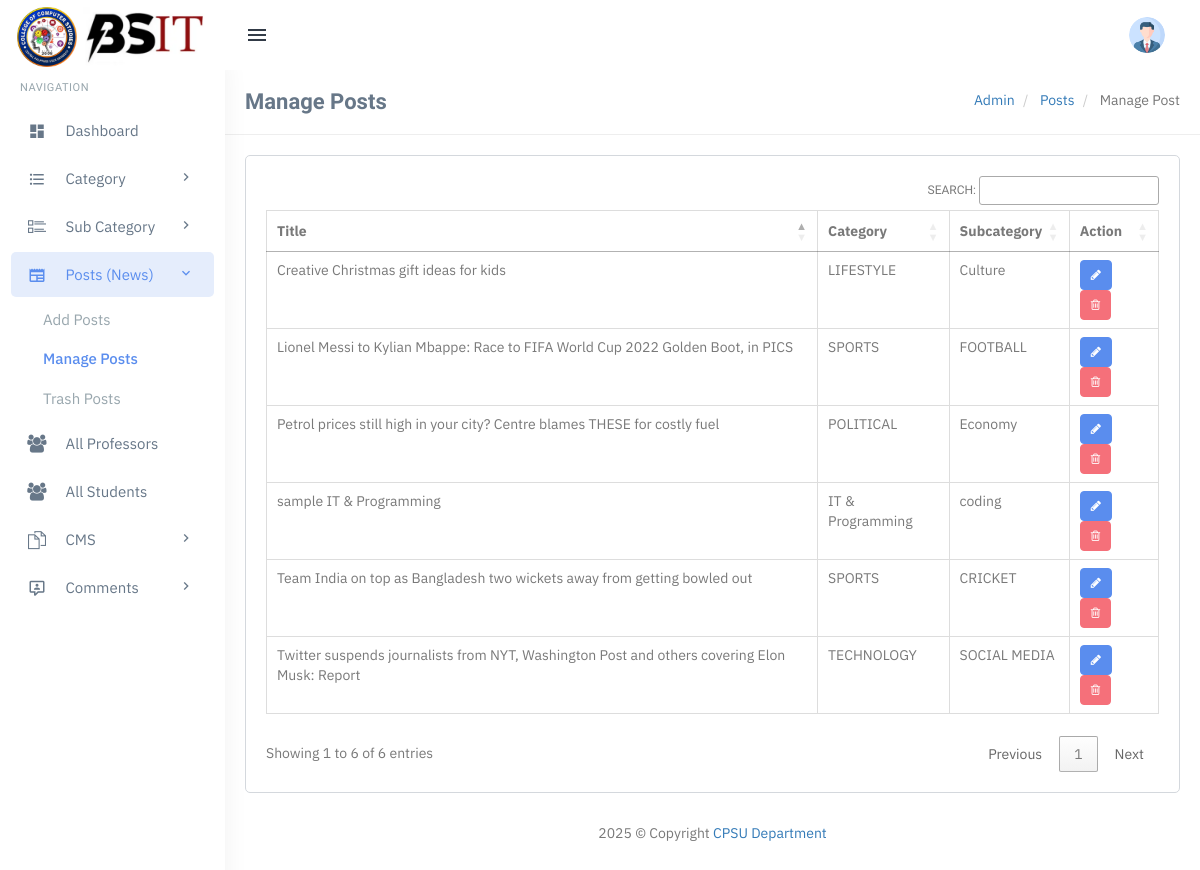
Page /admin/manage-posts.php (signed in) on the committed database.
### tables this page shows
CREATE TABLE `tblposts` (
  `id` int(11) NOT NULL,
  `PostTitle` longtext DEFAULT NULL,
  `CategoryId` int(11) DEFAULT NULL,
  `SubCategoryId` int(11) DEFAULT NULL,
  `PostDetails` longtext DEFAULT NULL,
  `PostingDate` timestamp NULL DEFAULT current_timestamp(),
  `UpdationDate` timestamp NULL DEFAULT NULL ON UPDATE current_timestamp(),
  `Is_Active` int(11) DEFAULT NULL,
  `PostUrl` mediumtext DEFAULT NULL,
  `PostImage` varchar(255) DEFAULT NULL,
  `viewCounter` int(11) DEFAULT NULL,
  `postedBy` varchar(255) DEFAULT NULL,
  `lastUpdatedBy` varchar(255) DEFAULT NULL
);

CREATE TABLE `tblcategory` (
  `id` int(11) NOT NULL,
  `CategoryName` varchar(200) DEFAULT NULL,
  `Description` mediumtext DEFAULT NULL,
  `PostingDate` timestamp NULL DEFAULT current_timestamp(),
  `UpdationDate` timestamp NULL DEFAULT NULL ON UPDATE current_timestamp(),
  `Is_Active` int(11) DEFAULT NULL
);

CREATE TABLE `tblsubcategory` (
  `SubCategoryId` int(11) NOT NULL,
  `CategoryId` int(11) DEFAULT NULL,
  `Subcategory` varchar(255) DEFAULT NULL,
  `SubCatDescription` mediumtext DEFAULT NULL,
  `PostingDate` timestamp NOT NULL DEFAULT current_timestamp(),
  `UpdationDate` timestamp NULL DEFAULT NULL ON UPDATE current_timestamp(),
  `Is_Active` int(11) DEFAULT NULL
);

### admin/manage-posts.php (the view, shortened to what this page needs)
   <?php
include('includes/config.php');
if(strlen($_SESSION['login'])==0)
  {
header('location:index.php');
}
else{
?>
     <?php include('includes/topheader.php');?>
     <?php include('includes/leftsidebar.php');?>
     <div class="content-page">
         <div class="content">
             <div class="container">
                 <div class="row">
                     <div class="col-xs-12">
                         <div class="page-title-box">
                             <h4 class="page-title">Manage Posts </h4>
                             <ol class="breadcrumb p-0 m-0">
                                 <li>
                                     <a href="#">Admin</a>
                                 </li>
                                 <li>
                                     <a href="#">Posts</a>
                                 </li>
                                 <li class="active">
                                     Manage Post
                                 </li>
                             </ol>
                             <div class="clearfix"></div>
                         </div>
                     </div>
                 </div>
                 <div class="row">
                     <div class="col-sm-12">
                         <div class="card-box">
                             <div class="table-responsive">
                                 <table class="table table-bordered" id="example">
                                     <thead>
                                         <tr>
                                             <th>Title</th>
                                             <th>Category</th>
                                             <th>Subcategory</th>
                                             <th>Action</th>
                                         </tr>
                                     </thead>
                                     <tbody>
                                         <?php
                        $query=mysqli_query($con,"select tblposts.id as postid,tblposts.PostTitle as title,tblcategory.CategoryName as category,tblsubcategory.Subcategory as subcategory from tblposts left join tblcategory on tblcategory.id=tblposts.CategoryId left join tblsubcategory on tblsubcategory.SubCategoryId=tblposts.SubCategoryId where tblposts.Is_Active=1 ");
                        $rowcount=mysqli_num_rows($query);
                        if($rowcount==0)
                        {
                        ?>
                                         <!--
                        Author Name: MH RONY.
                        GigHub Link: https://github.com/dev-mhrony
                        Facebook Link:https://www.facebook.com/dev.mhrony
                        Youtube Link: https://www.youtube.com/channel/UChYhUxkwDNialcxj-OFRcDw
                        for any PHP, Laravel, Python, Dart, Flutter work contact me at developer.mhrony@gmail.com
                        Visit My Website : developerrony.com
                      -->
                                         <tr>
                                             <td colspan="4" align="center">
                                                 <h3 style="color:red">No record found</h3>
                                             </td>
                                         <tr>
                                             <?php
                           } else {
                           while($row=mysqli_fetch_array($query))
                           {
                           ?>
                                         <tr>
                                             <td><?php echo htmlentities($row['title']);?></td>
                                             <td><?php echo htmlentities($row['category'])?></td>
                                             <td><?php echo htmlentities($row['subcategory'])?></td>
                                             <td><a class="btn btn-primary btn-sm" href="edit-post.php?pid=<?php echo htmlentities($row['postid']);?>"><i class="fa fa-pencil"></i></a>
                                                 &nbsp;<a class="btn btn-danger btn-sm" href="manage-posts.php?pid=<?php echo htmlentities($row['postid']);?>&&action=del" onclick="return confirm('Do you reaaly want to delete ?')"> <i class="fa fa-trash-o"></i></a>
                                             </td>
                                         </tr>
                                         <?php } }?>
                                     </tbody>
                                 </table>
                             </div>
                         </div>
                     </div>
                 </div>
             </div>
         </div>
         <?php include('includes/footer.php');?>
         <?php } ?>

### admin/assets/css/core.css (style rules this page uses)
body { font-family: "IBM Plex Sans", "Oxygen", "Ubuntu", "Cantarell", "Fira Sans", sans-serif; margin: 0; padding-bottom: 60px; overflow-x: hidden; color: #797979; }
html { position: relative; min-height: 100%; }
.h1, .h2, .h3, .h4, .h5, .h6, h1, h2, h3, h4, h5, h6 { color: #677788; font-family: 'Hind Madurai', sans-serif; margin: 10px 0; }
* { outline: none !important; }
.container { width: auto; }
.p-0 { padding: 0 !important; }
.m-0 { margin: 0 !important; }
.card-box { padding: 20px; border: 1px solid #d4d8dd; -webkit-border-radius: 5px; border-radius: 5px; -moz-border-radius: 5px; background-clip: padding-box; margin-bottom: 20px; background-color: #ffffff; }
.row { margin-right: -10px; margin-left: -10px; }
.col-lg-1, .col-lg-10, .col-lg-11, .col-lg-12, .col-lg-2, .col-lg-3, .col-lg-4, .col-lg-5, .col-lg-6, .col-lg-7, .col-lg-8, .col-lg-9, .col-md-1, .col-md-10, .col-md-11, .col-md-12, .col-md-2, .col-md-3, .col-md-4, .col-md-5, .col-md-6, .col-md-7, .col-md-8, .col-md-9, .col-sm-1, .col-sm-10, .col-sm-11, .col-sm-12, .col-sm-2, .col-sm-3, .col-sm-4, .col-sm-5, .col-sm-6, .col-sm-7, .col-sm-8, .col-sm-9, .col-xs-1, .col-xs-10, .col-xs-11, .col-xs-12, .col-xs-2, .col-xs-3, .col-xs-4, .col-xs-5, .col-xs-6, .col-xs-7, .col-xs-8, .col-xs-9 { padding-left: 10px; padding-right: 10px; }
.breadcrumb { background-color: transparent; margin-bottom: 15px; padding-top: 10px; padding-left: 0; }

### admin/assets/css/menu.css (style rules this page uses)
.content-page { margin-left: 225px; overflow: hidden; }
.content-page .content { padding: 0 5px 10px 5px; margin-top: 70px; }
.page-title { font-size: 22px; margin-bottom: 0; margin-top: 0; font-weight: 600; }
.page-title-box { padding: 20px; border-bottom: 1px solid #eee; margin: 0 -20px 20px -20px; }
.page-title-box .page-title { margin-bottom: 0; float: left; }
.page-title-box .breadcrumb { float: right; background-color: transparent !important; }

### rows in the picture
tblposts: PostTitle "Team India on top as Bangladesh two wickets away from getting bowled out", CategoryId.CategoryName "SPORTS", SubCategoryId.Subcategory "CRICKET"
tblposts: PostTitle "Creative Christmas gift ideas for kids", CategoryId.CategoryName "LIFESTYLE", SubCategoryId.Subcategory "Culture"
tblposts: PostTitle "Petrol prices still high in your city? Centre blames THESE for costly fuel", CategoryId.CategoryName "POLITICAL", SubCategoryId.Subcategory "Economy"
tblposts: PostTitle "Lionel Messi to Kylian Mbappe: Race to FIFA World Cup 2022 Golden Boot, in PICS", CategoryId.CategoryName "SPORTS", SubCategoryId.Subcategory "FOOTBALL"
tblposts: PostTitle "Twitter suspends journalists from NYT, Washington Post and others covering Elon Musk: Report", CategoryId.CategoryName "TECHNOLOGY", SubCategoryId.Subcategory "SOCIAL MEDIA"
tblposts: PostTitle "sample IT & Programming", CategoryId.CategoryName "IT & Programming", SubCategoryId.Subcategory "coding"
